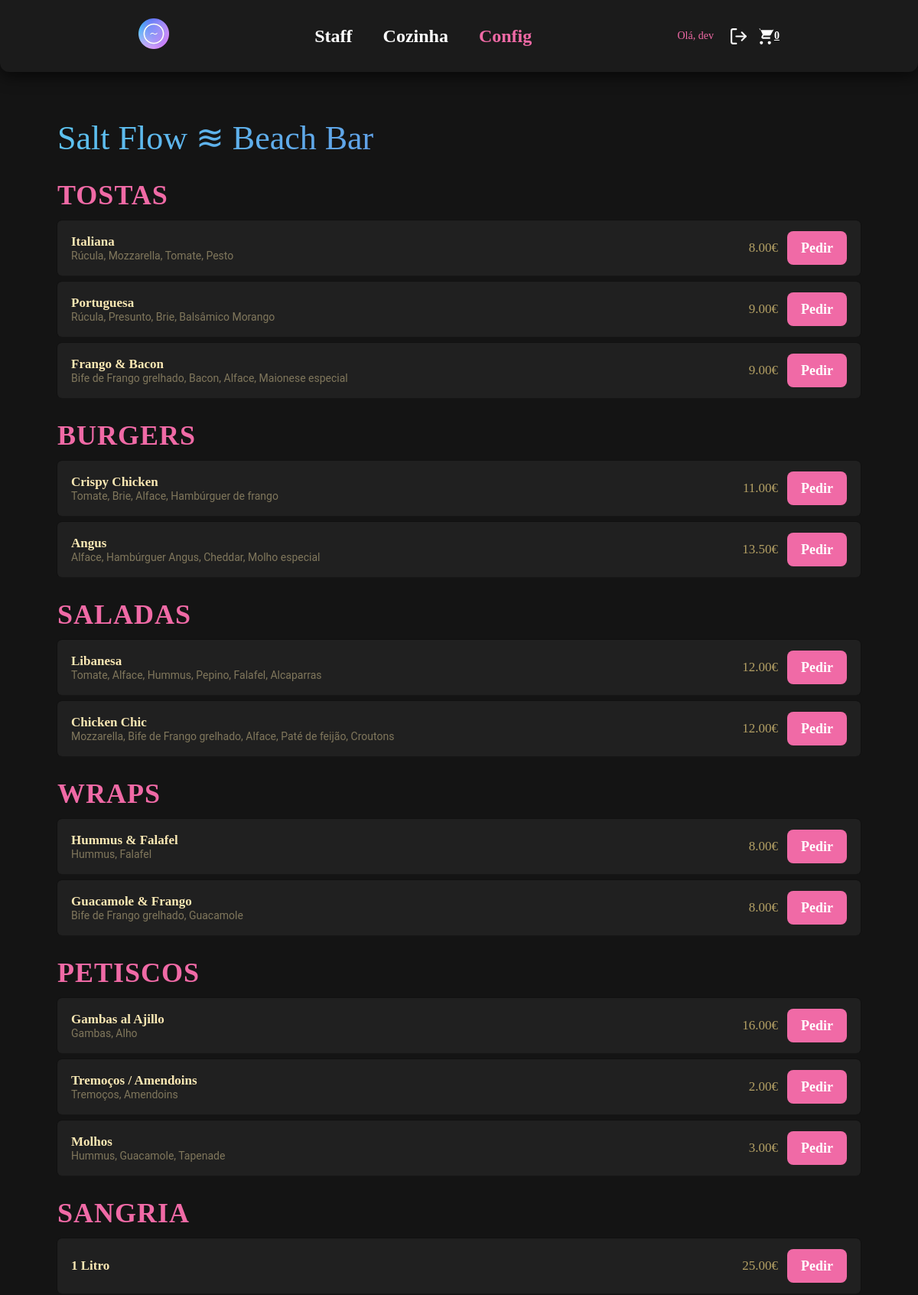
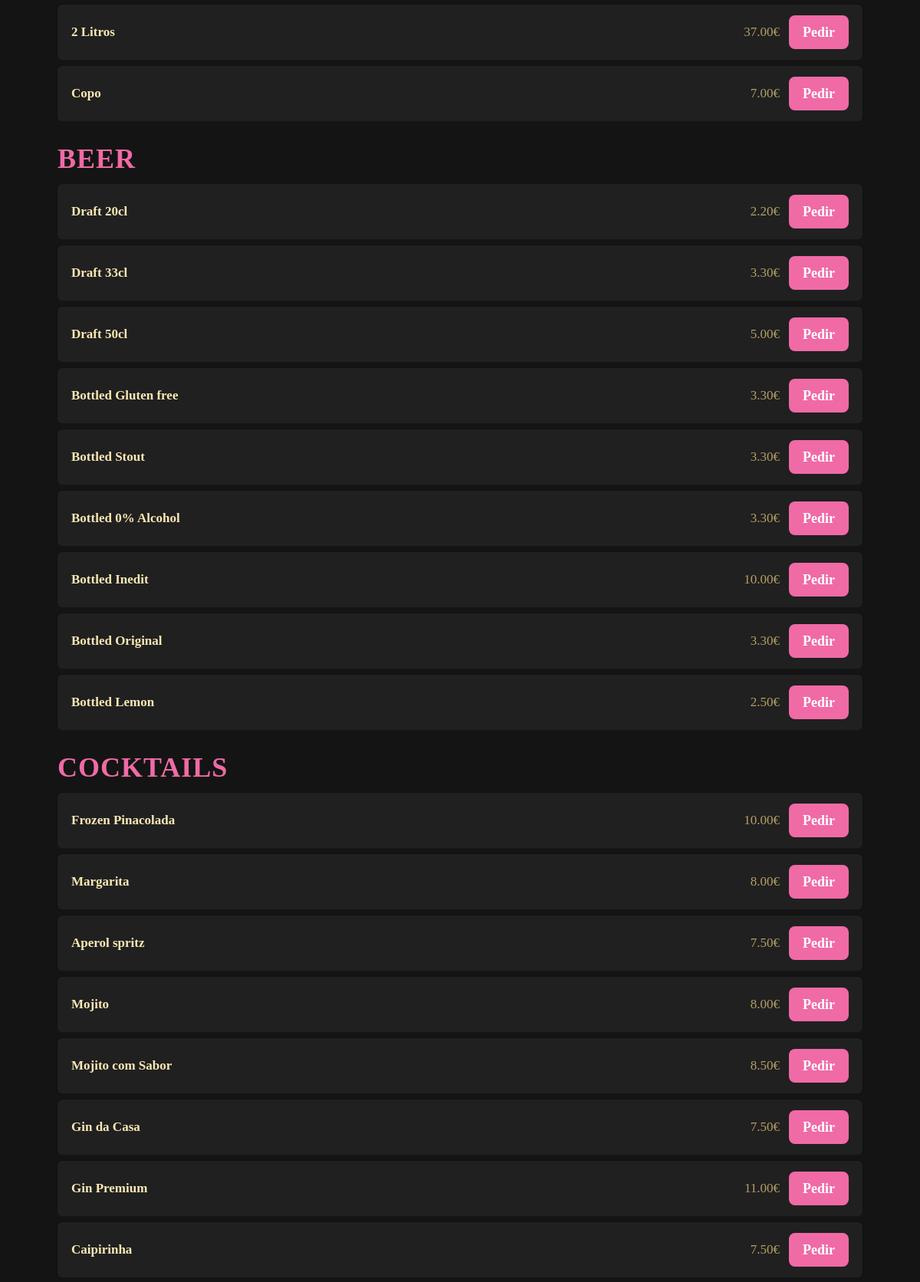
Screenshot of /index.php (signed in, upper part) with the database file from the repository (2 pictures, top to bottom).
### tables this page shows
CREATE TABLE `categories` (
  `id` int(11) NOT NULL,
  `name` varchar(50) NOT NULL,
  `slug` varchar(50) NOT NULL
);

CREATE TABLE `products` (
  `id` int(11) NOT NULL,
  `category_id` int(11) DEFAULT NULL,
  `name` varchar(100) NOT NULL,
  `description` text DEFAULT NULL,
  `price` decimal(10,2) NOT NULL,
  `is_active` tinyint(1) DEFAULT 1,
  `is_deleted` tinyint(1) DEFAULT 0
);

### index.php (the view, shortened to what this page needs)
<?php
require 'db_connect.php';
$cats = $pdo->query("SELECT * FROM categories ORDER BY id")->fetchAll(PDO::FETCH_ASSOC);
function getProducts($pdo, $catId) {
    $sql = "SELECT p.*, GROUP_CONCAT(i.id) as i_ids, GROUP_CONCAT(i.name SEPARATOR ', ') as i_names
            FROM products p
            LEFT JOIN product_ingredients pi ON p.id = pi.product_id
            LEFT JOIN ingredients i ON pi.ingredient_id = i.id
            WHERE p.category_id = ? AND p.is_active = 1 AND p.is_deleted = 0
            GROUP BY p.id";
    $stmt = $pdo->prepare($sql);
    $stmt->execute([$catId]);
    return $stmt->fetchAll(PDO::FETCH_ASSOC);
}
?>
<!DOCTYPE html>
<html lang="pt">
<head>
    <link rel="stylesheet" href="style.css">
</head>
<body>
    <?php require 'header.php'; ?>
    <div class="menu-board">
        <div class="brand">Salt Flow ≋ Beach Bar</div>
        <?php foreach($cats as $c): ?>
            <div class="category" id="<?= $c['slug'] ?>"><?= $c['name'] ?></div>
            <?php foreach(getProducts($pdo, $c['id']) as $p): ?>
                <div class="item">
                    <div>
                        <div class="item-name"><?= htmlspecialchars($p['name']) ?></div>
                        <div class="item-desc"><?= $p['i_names'] ?: htmlspecialchars($p['description']) ?></div>
                    </div>
                    <div class="actions">
                        <span class="price"><?= number_format($p['price'], 2) ?>€</span>
                        <button class="btn-pedir" onclick="openModal(<?= $p['id'] ?>, '<?= addslashes($p['name']) ?>', '<?= $p['i_ids'] ?>', '<?= addslashes($p['i_names'] ?? '') ?>')">Pedir</button>
                    </div>
                </div>
            <?php endforeach; ?>
        <?php endforeach; ?>
    </div>
    <?php include 'footer.php'; ?>

### style.css (style rules this page uses)
* { padding: 0; margin: 0; color: #fff; box-sizing: border-box; }
body { background: #141414; color: white; margin: 0; font-family: "Roboto", sans-serif; -webkit-font-smoothing: antialiased; -moz-osx-font-smoothing: grayscale; text-rendering: optimizeLegibility; }
.menu-board { max-width: 1100px; margin: 40px auto; padding: 20px 25px 40px; }
.brand { font-family: 'Permanent Marker', cursive; font-size: 44px; background: linear-gradient(135deg, #5CC4F0, #60A3E8, #9177EC, #C788EF, #E573C6, #FA749C); -webkit-background-clip: text; -webkit-text-fill-color: transparent; background-clip: text; text-align: left; margin-bottom: 25px; background-size: 200% auto; animation: gradient-shift 4s ease infinite; }
.category { font-family: 'Amatic SC', cursive; font-size: 36px; font-weight: 700; color: #f06aa6; margin: 28px 0 12px; text-transform: uppercase; letter-spacing: 1px; }
.item { display: flex; justify-content: space-between; align-items: center; padding: 14px 18px; margin-bottom: 8px; background: #202020; border-radius: 6px; box-shadow: 0 1px 0 rgba(255, 255, 255, 0.02), 0 0 0 1px #111; gap: 20px; transition: background 0.16s ease, transform 0.12s ease, box-shadow 0.16s ease; }
.item-name { font-weight: 700; font-size: 17px; font-family: cursive; color: #FAE8B4; }
.item-desc { font-size: 14px; color: #80775C; }
.actions { display: flex; align-items: center; gap: 12px; flex-shrink: 0; }
.price { font-family: cursive; font-size: 17px; color: #B4A064; }
.btn-pedir { background: #f06aa6; color: #fff; border: none; padding: 10px 18px; border-radius: 8px; font-family: 'Amatic SC', cursive; font-size: 18px; font-weight: 700; cursor: pointer; transition: background 0.2s, transform 0.1s; min-height: 44px; -webkit-tap-highlight-color: transparent; touch-action: manipulation; white-space: nowrap; }

### rows the page displays
categories: name "TOSTAS"
products: name "Italiana", description "Rúcula, Mozzarella, Tomate, Pesto", price "8.00"
products: name "Portuguesa", description "Rúcula, Presunto, Brie, Balsâmico Morango", price "9.00"
products: name "Frango & Bacon", description "Bife de Frango grelhado, Bacon, Alface, Maionese especial", price "9.00"
categories: name "BURGERS"
products: name "Crispy Chicken", description "Tomate, Brie, Alface, Hambúrguer de frango", price "11.00"
products: name "Angus", description "Alface, Hambúrguer Angus, Cheddar, Molho especial", price "13.50"
categories: name "SALADAS"
products: name "Libanesa", description "Tomate, Alface, Hummus, Pepino, Falafel, Alcaparras", price "12.00"
products: name "Chicken Chic", description "Mozzarella, Bife de Frango grelhado, Alface, Paté de feijão, Croutons", price "12.00"
categories: name "WRAPS"
products: name "Hummus & Falafel", description "Hummus, Falafel", price "8.00"
products: name "Guacamole & Frango", description "Bife de Frango grelhado, Guacamole", price "8.00"
categories: name "PETISCOS"
products: name "Gambas al Ajillo", description "Gambas, Alho", price "16.00"
products: name "Tremoços / Amendoins", description "Tremoços, Amendoins", price "2.00"
products: name "Molhos", description "Hummus, Guacamole, Tapenade", price "3.00"
categories: name "SANGRIA"
products: name "1 Litro", price "25.00"
products: name "2 Litros", price "37.00"
products: name "Copo", price "7.00"
categories: name "BEER"
products: name "Draft 20cl", price "2.20"
products: name "Draft 33cl", price "3.30"
products: name "Draft 50cl", price "5.00"
products: name "Bottled Gluten free", price "3.30"
products: name "Bottled Stout", price "3.30"
products: name "Bottled 0% Alcohol", price "3.30"
products: name "Bottled Inedit", price "10.00"
products: name "Bottled Original", price "3.30"
products: name "Bottled Lemon", price "2.50"
categories: name "COCKTAILS"
products: name "Frozen Pinacolada", price "10.00"
products: name "Margarita", price "8.00"
products: name "Aperol spritz", price "7.50"
products: name "Mojito", price "8.00"
products: name "Mojito com Sabor", price "8.50"
products: name "Gin da Casa", price "7.50"
products: name "Gin Premium", price "11.00"
products: name "Caipirinha", price "7.50"

### other values shown
$_SESSION['username'] "dev"
